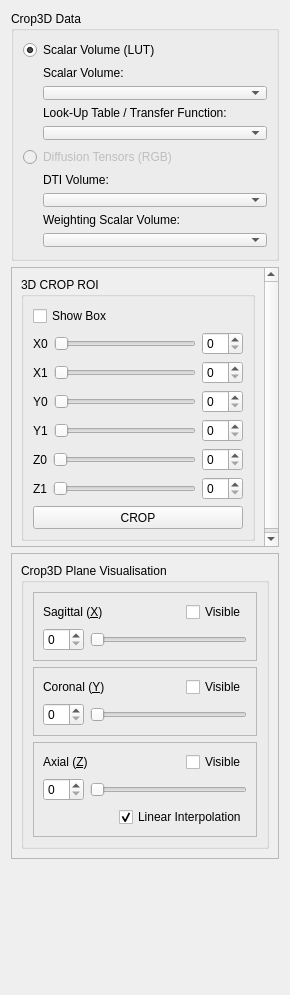
<?xml version="1.0" encoding="UTF-8"?>
<ui version="4.0">
 <class>Crop3DForm</class>
 <widget class="QWidget" name="Crop3DForm">
  <property name="geometry">
   <rect>
    <x>0</x>
    <y>0</y>
    <width>290</width>
    <height>995</height>
   </rect>
  </property>
  <property name="minimumSize">
   <size>
    <width>0</width>
    <height>550</height>
   </size>
  </property>
  <property name="windowTitle">
   <string>Form</string>
  </property>
  <layout class="QVBoxLayout" name="verticalLayout_4">
   <item>
    <widget class="QGroupBox" name="mainGroup">
     <property name="minimumSize">
      <size>
       <width>0</width>
       <height>250</height>
      </size>
     </property>
     <property name="maximumSize">
      <size>
       <width>16777215</width>
       <height>250</height>
      </size>
     </property>
     <property name="title">
      <string>Crop3D Data</string>
     </property>
     <layout class="QVBoxLayout" name="verticalLayout_3">
      <item>
       <widget class="QRadioButton" name="scalarVolumeRadio">
        <property name="text">
         <string>Scalar Volume (LUT)</string>
        </property>
        <property name="checked">
         <bool>true</bool>
        </property>
       </widget>
      </item>
      <item>
       <layout class="QHBoxLayout" name="scalarVolumeHLayout">
        <item>
         <spacer name="scalarVolumeSpacer">
          <property name="orientation">
           <enum>Qt::Horizontal</enum>
          </property>
          <property name="sizeType">
           <enum>QSizePolicy::Fixed</enum>
          </property>
          <property name="sizeHint" stdset="0">
           <size>
            <width>20</width>
            <height>20</height>
           </size>
          </property>
         </spacer>
        </item>
        <item>
         <layout class="QVBoxLayout" name="scalarVolumeVLayout">
          <item>
           <widget class="QLabel" name="scalarVolumeLabel">
            <property name="text">
             <string>Scalar Volume:</string>
            </property>
           </widget>
          </item>
          <item>
           <widget class="QComboBox" name="scalarVolumeCombo">
            <property name="sizePolicy">
             <sizepolicy hsizetype="Expanding" vsizetype="Fixed">
              <horstretch>0</horstretch>
              <verstretch>0</verstretch>
             </sizepolicy>
            </property>
           </widget>
          </item>
          <item>
           <widget class="QLabel" name="lutLabel">
            <property name="text">
             <string>Look-Up Table / Transfer Function: </string>
            </property>
           </widget>
          </item>
          <item>
           <widget class="QComboBox" name="lutCombo"/>
          </item>
         </layout>
        </item>
       </layout>
      </item>
      <item>
       <widget class="QRadioButton" name="dtiRadio">
        <property name="enabled">
         <bool>false</bool>
        </property>
        <property name="text">
         <string>Diffusion Tensors (RGB)</string>
        </property>
       </widget>
      </item>
      <item>
       <layout class="QHBoxLayout" name="dtiHLayout">
        <item>
         <spacer name="dtiSpacer">
          <property name="orientation">
           <enum>Qt::Horizontal</enum>
          </property>
          <property name="sizeType">
           <enum>QSizePolicy::Fixed</enum>
          </property>
          <property name="sizeHint" stdset="0">
           <size>
            <width>20</width>
            <height>20</height>
           </size>
          </property>
         </spacer>
        </item>
        <item>
         <layout class="QVBoxLayout" name="dtiVLayout">
          <item>
           <widget class="QLabel" name="dtiVolumeLabel">
            <property name="enabled">
             <bool>true</bool>
            </property>
            <property name="text">
             <string>DTI Volume:</string>
            </property>
           </widget>
          </item>
          <item>
           <widget class="QComboBox" name="dtiVolumeCombo">
            <property name="enabled">
             <bool>true</bool>
            </property>
           </widget>
          </item>
          <item>
           <widget class="QLabel" name="dtiWeightLabel">
            <property name="enabled">
             <bool>true</bool>
            </property>
            <property name="text">
             <string>Weighting Scalar Volume: </string>
            </property>
           </widget>
          </item>
          <item>
           <widget class="QComboBox" name="dtiWeightCombo">
            <property name="enabled">
             <bool>true</bool>
            </property>
           </widget>
          </item>
         </layout>
        </item>
       </layout>
      </item>
     </layout>
    </widget>
   </item>
   <item>
    <widget class="QScrollArea" name="scrollArea">
     <property name="minimumSize">
      <size>
       <width>0</width>
       <height>60</height>
      </size>
     </property>
     <property name="maximumSize">
      <size>
       <width>16777215</width>
       <height>280</height>
      </size>
     </property>
     <property name="widgetResizable">
      <bool>true</bool>
     </property>
     <widget class="QWidget" name="scrollAreaWidgetContents">
      <property name="geometry">
       <rect>
        <x>0</x>
        <y>0</y>
        <width>253</width>
        <height>277</height>
       </rect>
      </property>
      <layout class="QVBoxLayout" name="verticalLayout_2">
       <item>
        <widget class="QGroupBox" name="groupBox">
         <property name="enabled">
          <bool>true</bool>
         </property>
         <property name="title">
          <string>3D CROP ROI</string>
         </property>
         <layout class="QVBoxLayout" name="verticalLayout">
          <item>
           <widget class="QCheckBox" name="roiBoxVisibleCheckBox">
            <property name="enabled">
             <bool>true</bool>
            </property>
            <property name="text">
             <string>Show Box</string>
            </property>
            <property name="checked">
             <bool>false</bool>
            </property>
           </widget>
          </item>
          <item>
           <layout class="QHBoxLayout" name="horizontalLayout">
            <item>
             <widget class="QLabel" name="label_3">
              <property name="text">
               <string>X0</string>
              </property>
             </widget>
            </item>
            <item>
             <widget class="QSlider" name="horizontalSliderX0">
              <property name="orientation">
               <enum>Qt::Horizontal</enum>
              </property>
             </widget>
            </item>
            <item>
             <layout class="QHBoxLayout" name="horizontalLayout_8">
              <item>
               <widget class="QSpinBox" name="x0ROIPositionSpin"/>
              </item>
             </layout>
            </item>
           </layout>
          </item>
          <item>
           <layout class="QHBoxLayout" name="horizontalLayout_2">
            <item>
             <widget class="QLabel" name="label_6">
              <property name="text">
               <string>X1</string>
              </property>
             </widget>
            </item>
            <item>
             <widget class="QSlider" name="horizontalSliderX1">
              <property name="orientation">
               <enum>Qt::Horizontal</enum>
              </property>
             </widget>
            </item>
            <item>
             <layout class="QHBoxLayout" name="horizontalLayout_7">
              <item>
               <widget class="QSpinBox" name="x1ROIPositionSpin"/>
              </item>
             </layout>
            </item>
           </layout>
          </item>
          <item>
           <layout class="QHBoxLayout" name="horizontalLayout_3">
            <item>
             <widget class="QLabel" name="label_7">
              <property name="text">
               <string>Y0</string>
              </property>
             </widget>
            </item>
            <item>
             <widget class="QSlider" name="horizontalSliderY0">
              <property name="orientation">
               <enum>Qt::Horizontal</enum>
              </property>
             </widget>
            </item>
            <item>
             <layout class="QHBoxLayout" name="horizontalLayout_10">
              <item>
               <widget class="QSpinBox" name="y0ROIPositionSpin"/>
              </item>
             </layout>
            </item>
           </layout>
          </item>
          <item>
           <layout class="QHBoxLayout" name="horizontalLayout_4">
            <item>
             <widget class="QLabel" name="label_9">
              <property name="text">
               <string>Y1</string>
              </property>
             </widget>
            </item>
            <item>
             <widget class="QSlider" name="horizontalSliderY1">
              <property name="orientation">
               <enum>Qt::Horizontal</enum>
              </property>
             </widget>
            </item>
            <item>
             <layout class="QHBoxLayout" name="horizontalLayout_9">
              <item>
               <widget class="QSpinBox" name="y1ROIPositionSpin"/>
              </item>
             </layout>
            </item>
           </layout>
          </item>
          <item>
           <layout class="QHBoxLayout" name="horizontalLayout_5">
            <item>
             <widget class="QLabel" name="label_13">
              <property name="text">
               <string>Z0</string>
              </property>
             </widget>
            </item>
            <item>
             <widget class="QSlider" name="horizontalSliderZ0">
              <property name="orientation">
               <enum>Qt::Horizontal</enum>
              </property>
             </widget>
            </item>
            <item>
             <layout class="QHBoxLayout" name="horizontalLayout_12">
              <item>
               <widget class="QSpinBox" name="z0ROIPositionSpin"/>
              </item>
             </layout>
            </item>
           </layout>
          </item>
          <item>
           <layout class="QHBoxLayout" name="horizontalLayout_6">
            <item>
             <widget class="QLabel" name="label_14">
              <property name="text">
               <string>Z1</string>
              </property>
             </widget>
            </item>
            <item>
             <widget class="QSlider" name="horizontalSliderZ1">
              <property name="orientation">
               <enum>Qt::Horizontal</enum>
              </property>
             </widget>
            </item>
            <item>
             <layout class="QHBoxLayout" name="horizontalLayout_11">
              <item>
               <widget class="QSpinBox" name="z1ROIPositionSpin"/>
              </item>
             </layout>
            </item>
           </layout>
          </item>
          <item>
           <widget class="QPushButton" name="cropButton">
            <property name="minimumSize">
             <size>
              <width>0</width>
              <height>23</height>
             </size>
            </property>
            <property name="maximumSize">
             <size>
              <width>16777215</width>
              <height>25</height>
             </size>
            </property>
            <property name="text">
             <string>CROP</string>
            </property>
           </widget>
          </item>
         </layout>
        </widget>
       </item>
      </layout>
     </widget>
    </widget>
   </item>
   <item>
    <widget class="QScrollArea" name="scrollArea_2">
     <property name="minimumSize">
      <size>
       <width>0</width>
       <height>100</height>
      </size>
     </property>
     <property name="widgetResizable">
      <bool>true</bool>
     </property>
     <widget class="QWidget" name="scrollAreaWidgetContents_2">
      <property name="geometry">
       <rect>
        <x>0</x>
        <y>0</y>
        <width>270</width>
        <height>301</height>
       </rect>
      </property>
      <layout class="QVBoxLayout" name="verticalLayout_6">
       <item>
        <widget class="QGroupBox" name="groupBox_2">
         <property name="minimumSize">
          <size>
           <width>0</width>
           <height>0</height>
          </size>
         </property>
         <property name="maximumSize">
          <size>
           <width>16777215</width>
           <height>100000</height>
          </size>
         </property>
         <property name="title">
          <string>Crop3D Plane Visualisation</string>
         </property>
         <layout class="QVBoxLayout" name="verticalLayout_5">
          <item>
           <widget class="QFrame" name="xFrame">
            <property name="frameShape">
             <enum>QFrame::StyledPanel</enum>
            </property>
            <property name="frameShadow">
             <enum>QFrame::Raised</enum>
            </property>
            <layout class="QVBoxLayout" name="_4">
             <property name="spacing">
              <number>6</number>
             </property>
             <property name="margin">
              <number>9</number>
             </property>
             <item>
              <layout class="QHBoxLayout" name="xNameHLayout">
               <property name="spacing">
                <number>6</number>
               </property>
               <property name="margin">
                <number>0</number>
               </property>
               <item>
                <widget class="QLabel" name="xNameLabel">
                 <property name="text">
                  <string>Sagittal (&amp;X)</string>
                 </property>
                 <property name="buddy">
                  <cstring>xPositionSpin</cstring>
                 </property>
                </widget>
               </item>
               <item>
                <spacer name="xNameSpacer">
                 <property name="orientation">
                  <enum>Qt::Horizontal</enum>
                 </property>
                 <property name="sizeHint" stdset="0">
                  <size>
                   <width>40</width>
                   <height>20</height>
                  </size>
                 </property>
                </spacer>
               </item>
               <item>
                <widget class="QCheckBox" name="xVisibleCheck">
                 <property name="text">
                  <string>Visible</string>
                 </property>
                 <property name="checked">
                  <bool>false</bool>
                 </property>
                </widget>
               </item>
              </layout>
             </item>
             <item>
              <layout class="QHBoxLayout" name="xPositionHLayout">
               <property name="spacing">
                <number>6</number>
               </property>
               <property name="margin">
                <number>0</number>
               </property>
               <item>
                <widget class="QSpinBox" name="xPositionSpin"/>
               </item>
               <item>
                <widget class="QSlider" name="xPositionSlide">
                 <property name="orientation">
                  <enum>Qt::Horizontal</enum>
                 </property>
                </widget>
               </item>
              </layout>
             </item>
            </layout>
           </widget>
          </item>
          <item>
           <widget class="QFrame" name="yFrame">
            <property name="frameShape">
             <enum>QFrame::StyledPanel</enum>
            </property>
            <property name="frameShadow">
             <enum>QFrame::Raised</enum>
            </property>
            <layout class="QVBoxLayout" name="_3">
             <property name="spacing">
              <number>6</number>
             </property>
             <property name="margin">
              <number>9</number>
             </property>
             <item>
              <layout class="QHBoxLayout" name="yNameHLayout">
               <property name="spacing">
                <number>6</number>
               </property>
               <property name="margin">
                <number>0</number>
               </property>
               <item>
                <widget class="QLabel" name="yNameLabel">
                 <property name="text">
                  <string>Coronal (&amp;Y)</string>
                 </property>
                 <property name="buddy">
                  <cstring>yPositionSpin</cstring>
                 </property>
                </widget>
               </item>
               <item>
                <spacer name="yNameSpacer">
                 <property name="orientation">
                  <enum>Qt::Horizontal</enum>
                 </property>
                 <property name="sizeHint" stdset="0">
                  <size>
                   <width>40</width>
                   <height>20</height>
                  </size>
                 </property>
                </spacer>
               </item>
               <item>
                <widget class="QCheckBox" name="yVisibleCheck">
                 <property name="text">
                  <string>Visible</string>
                 </property>
                 <property name="checked">
                  <bool>false</bool>
                 </property>
                </widget>
               </item>
              </layout>
             </item>
             <item>
              <layout class="QHBoxLayout" name="yPositionHLayout">
               <property name="spacing">
                <number>6</number>
               </property>
               <property name="margin">
                <number>0</number>
               </property>
               <item>
                <widget class="QSpinBox" name="yPositionSpin"/>
               </item>
               <item>
                <widget class="QSlider" name="yPositionSlide">
                 <property name="orientation">
                  <enum>Qt::Horizontal</enum>
                 </property>
                </widget>
               </item>
              </layout>
             </item>
            </layout>
           </widget>
          </item>
          <item>
           <widget class="QFrame" name="zFrame">
            <property name="frameShape">
             <enum>QFrame::StyledPanel</enum>
            </property>
            <property name="frameShadow">
             <enum>QFrame::Raised</enum>
            </property>
            <layout class="QVBoxLayout" name="_2">
             <property name="spacing">
              <number>6</number>
             </property>
             <property name="margin">
              <number>9</number>
             </property>
             <item>
              <layout class="QHBoxLayout" name="zNameHLayout">
               <property name="spacing">
                <number>6</number>
               </property>
               <property name="margin">
                <number>0</number>
               </property>
               <item>
                <widget class="QLabel" name="zNameLabel">
                 <property name="text">
                  <string>Axial (&amp;Z)</string>
                 </property>
                 <property name="buddy">
                  <cstring>zPositionSpin</cstring>
                 </property>
                </widget>
               </item>
               <item>
                <spacer name="zNameSpacer">
                 <property name="orientation">
                  <enum>Qt::Horizontal</enum>
                 </property>
                 <property name="sizeHint" stdset="0">
                  <size>
                   <width>40</width>
                   <height>20</height>
                  </size>
                 </property>
                </spacer>
               </item>
               <item>
                <widget class="QCheckBox" name="zVisibleCheck">
                 <property name="text">
                  <string>Visible</string>
                 </property>
                 <property name="checked">
                  <bool>false</bool>
                 </property>
                </widget>
               </item>
              </layout>
             </item>
             <item>
              <layout class="QHBoxLayout" name="zPositionHLayout">
               <property name="spacing">
                <number>6</number>
               </property>
               <property name="margin">
                <number>0</number>
               </property>
               <item>
                <widget class="QSpinBox" name="zPositionSpin"/>
               </item>
               <item>
                <widget class="QSlider" name="zPositionSlide">
                 <property name="orientation">
                  <enum>Qt::Horizontal</enum>
                 </property>
                </widget>
               </item>
              </layout>
             </item>
             <item>
              <layout class="QHBoxLayout" name="interpolationHLayout">
               <item>
                <spacer name="interpolationSpacer">
                 <property name="orientation">
                  <enum>Qt::Horizontal</enum>
                 </property>
                 <property name="sizeHint" stdset="0">
                  <size>
                   <width>40</width>
                   <height>20</height>
                  </size>
                 </property>
                </spacer>
               </item>
               <item>
                <widget class="QCheckBox" name="interpolationCheck">
                 <property name="text">
                  <string>Linear Interpolation</string>
                 </property>
                 <property name="checked">
                  <bool>true</bool>
                 </property>
                </widget>
               </item>
              </layout>
             </item>
            </layout>
           </widget>
          </item>
         </layout>
        </widget>
       </item>
      </layout>
     </widget>
    </widget>
   </item>
   <item>
    <spacer name="verticalSpacer">
     <property name="orientation">
      <enum>Qt::Vertical</enum>
     </property>
     <property name="sizeHint" stdset="0">
      <size>
       <width>20</width>
       <height>40</height>
      </size>
     </property>
    </spacer>
   </item>
  </layout>
 </widget>
 <resources/>
 <connections>
  <connection>
   <sender>zPositionSpin</sender>
   <signal>valueChanged(int)</signal>
   <receiver>zPositionSlide</receiver>
   <slot>setValue(int)</slot>
   <hints>
    <hint type="sourcelabel">
     <x>60</x>
     <y>783</y>
    </hint>
    <hint type="destinationlabel">
     <x>168</x>
     <y>783</y>
    </hint>
   </hints>
  </connection>
  <connection>
   <sender>yPositionSpin</sender>
   <signal>valueChanged(int)</signal>
   <receiver>yPositionSlide</receiver>
   <slot>setValue(int)</slot>
   <hints>
    <hint type="sourcelabel">
     <x>60</x>
     <y>707</y>
    </hint>
    <hint type="destinationlabel">
     <x>168</x>
     <y>707</y>
    </hint>
   </hints>
  </connection>
  <connection>
   <sender>xPositionSpin</sender>
   <signal>valueChanged(int)</signal>
   <receiver>xPositionSlide</receiver>
   <slot>setValue(int)</slot>
   <hints>
    <hint type="sourcelabel">
     <x>60</x>
     <y>631</y>
    </hint>
    <hint type="destinationlabel">
     <x>168</x>
     <y>631</y>
    </hint>
   </hints>
  </connection>
  <connection>
   <sender>zPositionSlide</sender>
   <signal>valueChanged(int)</signal>
   <receiver>zPositionSpin</receiver>
   <slot>setValue(int)</slot>
   <hints>
    <hint type="sourcelabel">
     <x>168</x>
     <y>783</y>
    </hint>
    <hint type="destinationlabel">
     <x>60</x>
     <y>783</y>
    </hint>
   </hints>
  </connection>
  <connection>
   <sender>yPositionSlide</sender>
   <signal>valueChanged(int)</signal>
   <receiver>yPositionSpin</receiver>
   <slot>setValue(int)</slot>
   <hints>
    <hint type="sourcelabel">
     <x>168</x>
     <y>707</y>
    </hint>
    <hint type="destinationlabel">
     <x>60</x>
     <y>707</y>
    </hint>
   </hints>
  </connection>
  <connection>
   <sender>xPositionSlide</sender>
   <signal>valueChanged(int)</signal>
   <receiver>xPositionSpin</receiver>
   <slot>setValue(int)</slot>
   <hints>
    <hint type="sourcelabel">
     <x>168</x>
     <y>631</y>
    </hint>
    <hint type="destinationlabel">
     <x>60</x>
     <y>631</y>
    </hint>
   </hints>
  </connection>
 </connections>
</ui>
